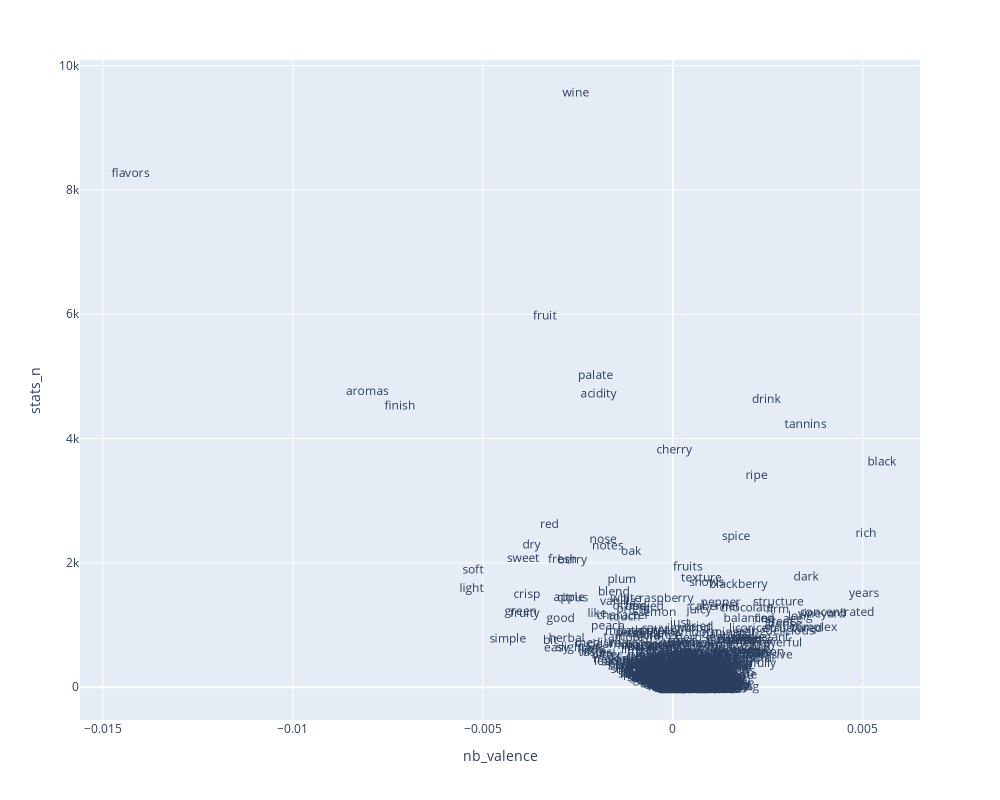

The notebook cell saved with this chart:
### Markdown cell above
## Naive Bayes

### Code cell
text('nb_valence')

### Figure 1 — Plotly figure (JSON) as saved in the notebook; plotly's stock layout.template omitted (floating-point values rounded to 4 significant figures; data arrays with more than 128 entries replaced by an {"elided": "..."} marker saying what was removed)
{"data": [{"hovertemplate": "nb_valence=%{x}<br>stats_n=%{y}<br>term_str=%{text}<extra></extra>", "legendgroup": "", "marker": {"color": "#636efa", "symbol": "circle"}, "mode": "text", "name": "", "showlegend": false, "text": {"elided": "3517 str values"}, "type": "scattergl", "x": {"elided": "3517 float values"}, "xaxis": "x", "y": {"elided": "3517 int values"}, "yaxis": "y"}], "layout": {"height": 800, "legend": {"tracegroupgap": 0}, "margin": {"t": 60}, "width": 1000, "xaxis": {"anchor": "y", "autorange": true, "domain": [0, 1], "range": [-0.0156, 0.006509], "title": {"text": "nb_valence"}, "type": "linear"}, "yaxis": {"anchor": "x", "autorange": true, "domain": [0, 1], "range": [-526.9, 10090.0], "title": {"text": "stats_n"}, "type": "linear"}}}
